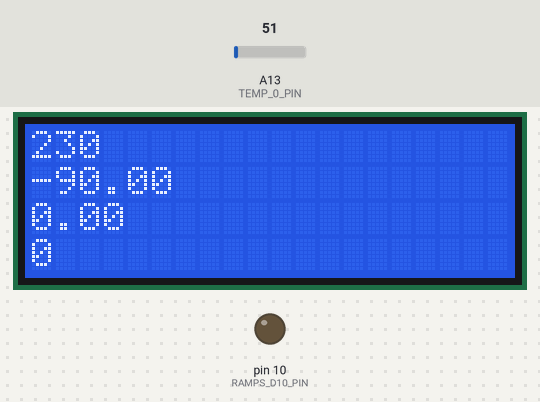
The sketch below on a simulated Arduino Mega 2560, built with avr-gcc and run on an emulated ATmega2560. Shown: 20×4 character LCD, output pins drawn as LEDs (lit = HIGH). The test bench sets the inputs (shaded band); at power-on: A13 (TEMP_0_PIN) = 51.

Above: at 1.2 s.
1.3 s: A13 (TEMP_0_PIN) set to 112
At 1.35 s:
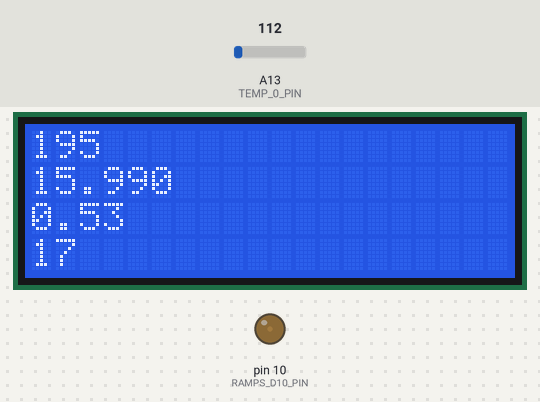
3.1 s: A13 (TEMP_0_PIN) set to 163
At 4.72 s:
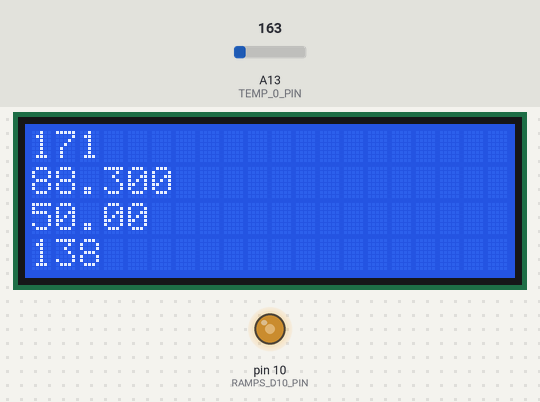
4.9 s: A13 (TEMP_0_PIN) set to 86
At 5.9 s:
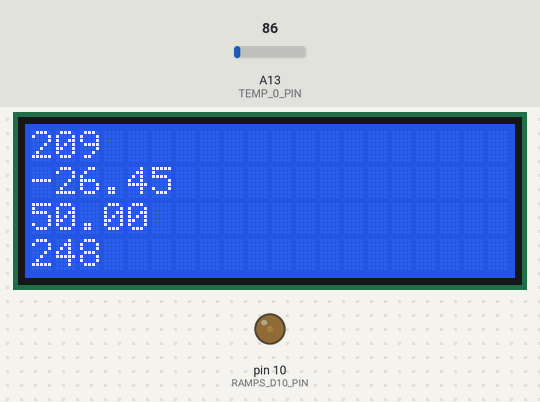
Timing chart, 0 to 7.9 s (numbered marks = the images above; inputs shaded):
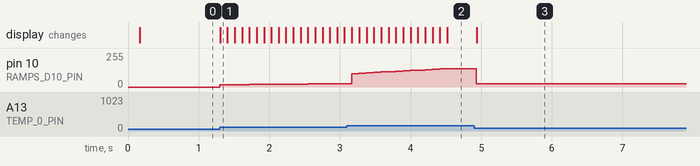

The sketch:

nagrzewanie.ino
```cpp
/* Piotr Graczyk Łukasz Aniszewski Dominik Domagalski 2019*/
#include<LiquidCrystal.h>
#include<stdlib.h>

LiquidCrystal lcd(16,17,23,25,27,29);

#define TEMP_0_PIN         13 //13-glowica lub 14-blat
int temp;
int i=0;
int u;
String a;
#define a -6.62901117834894e-07
#define b 0.00116735597539696
#define c -0.755618410394386
#define d 265.588180534288

  #define RAMPS_D10_PIN    10
#define HEATER_0_PIN       RAMPS_D10_PIN
  #define RAMPS_D8_PIN    8
  #define HEATER_BED_PIN   RAMPS_D8_PIN


double x;
double y;
double e;
double calka=0;


void setup() {
  // put your setup code here, to run once:
lcd.begin(20,4);
pinMode(HEATER_0_PIN,OUTPUT);
//pinMode(HEATER_BED_PIN,OUTPUT);

}

void loop() {
  // put your main code here, to run repeatedly:
/*
if(i<50)
{
digitalWrite(HEATER_0_PIN,HIGH);
i++;

}
else
{
digitalWrite(HEATER_0_PIN,LOW);

}
*/


delay(100);
temp=analogRead(TEMP_0_PIN);
x=(double)temp;
y=a*x*x*x+b*x*x+c*x+d;
lcd.setCursor(0,0);
lcd.print(y,a);
e=200-y;
if(y<200)
{
calka=calka+e*0.1;
}
if(calka>50)
{
  calka=50;
  }
u=round(255/80*e+calka);
if(u>255)
{
  u=255;
  }
  if(u<0)
  {
    u=0;
    }
    analogWrite(RAMPS_D10_PIN,u);
    lcd.setCursor(0,1);
    lcd.print(255/80*e);
       lcd.setCursor(0,2);
    lcd.print(calka);
     lcd.setCursor(0,3);
    lcd.print(u);
}
```

Measured:
- after the input at 1.3 s, pin 10 (RAMPS_D10_PIN): moves from 0/255 to 26/255 over 1.8 s, starting at once; the display: changes at once (image 1)
- after the input at 4.9 s, pin 10 (RAMPS_D10_PIN): 138/255 → 24/255 at once; the display: changes at once (image 3)
